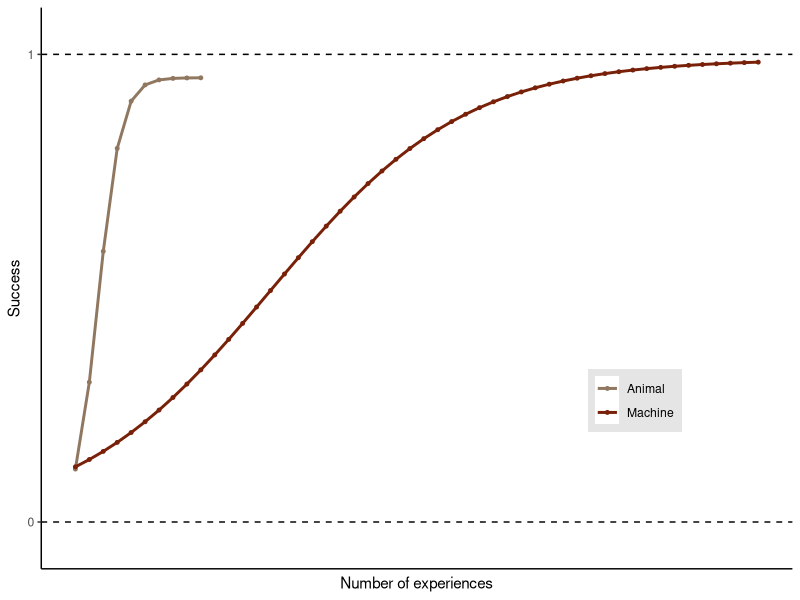
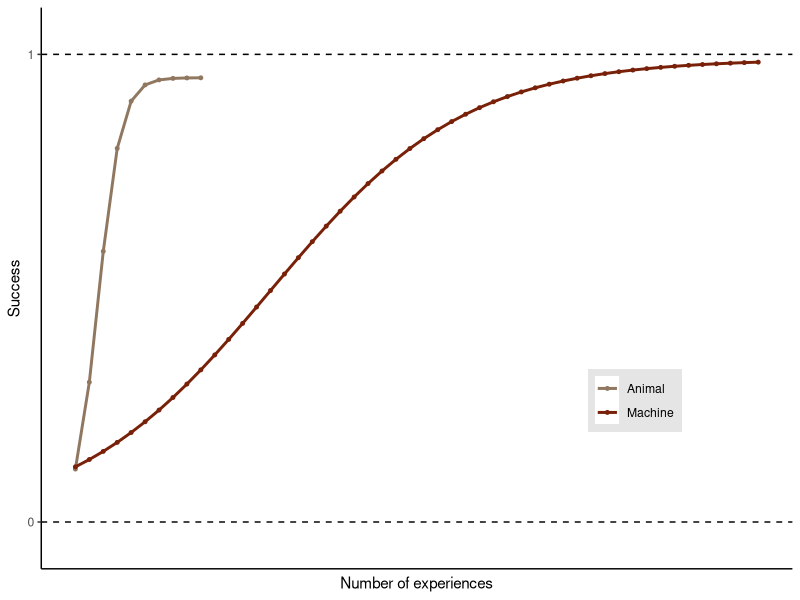

The R script that drew these images, in order:

library(tidyverse)



time_data = seq(-2, 9, length.out = 10)
learning = exp(time_data) / (1 + exp(time_data))*0.95



df = data.frame("Time" = 1:length(time_data), 
                "Success" = learning, 
                "tp" = "Animal")





# machine learning

time_data = seq(-2, 5, length.out = 50)
learning = exp(time_data) / (1 + exp(time_data))*0.99



df2 = data.frame("Time" = 1:length(time_data), 
                 "Success" = learning, 
                 "tp" = "Machine")






dfc = df %>%
  full_join(df2)
dfc  


ggplot(dfc, aes(x = Time, y = Success, color = tp)) + 

  geom_line(lwd = 1) +
  geom_point(size = 1) + 
  theme_classic() + 
  theme(axis.text.x=element_blank(),
        axis.ticks.x=element_blank(), 
        legend.title = element_blank(), 
        legend.position = c(0.79, 0.3), 
        legend.background = element_rect(fill = "grey90")) + 
  labs(x = "Number of experiences") + 
  scale_y_continuous(breaks = c(0,1), limits = c(-0.1, 1.1), expand = c(0, 0)) + 
  geom_hline(aes(yintercept = 0), lty = 2) + 
  geom_hline(aes(yintercept = 1), lty = 2) + 
  scale_color_manual(values = c(  
                                 rgb(144/255, 119/255, 96/255), rgb(120/255, 32/255, 8/255)))


ggsave("C:\\Users\\calli\\Desktop\\Rplot.png", dpi = 500, width = 5/2, height = 4/2)
